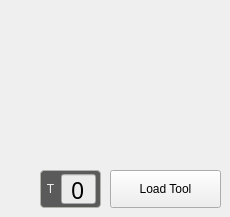
   <widget class="QWidget" name="page_noToolLoaded">
    <widget class="QLabel" name="label">
     <property name="geometry">
      <rect>
       <x>30</x>
       <y>-1</y>
       <width>190</width>
       <height>81</height>
      </rect>
     </property>
     <property name="text">
      <string/>
     </property>
     <property name="pixmap">
      <pixmap resource="../resources.qrc">:/images/no_tool.png</pixmap>
     </property>
     <property name="scaledContents">
      <bool>true</bool>
     </property>
    </widget>
    <widget class="QFrame" name="frame_28">
     <property name="geometry">
      <rect>
       <x>40</x>
       <y>170</y>
       <width>61</width>
       <height>38</height>
      </rect>
     </property>
     <property name="sizePolicy">
      <sizepolicy hsizetype="Fixed" vsizetype="Fixed">
       <horstretch>0</horstretch>
       <verstretch>0</verstretch>
      </sizepolicy>
     </property>
     <property name="minimumSize">
      <size>
       <width>0</width>
       <height>38</height>
      </size>
     </property>
     <property name="maximumSize">
      <size>
       <width>68</width>
       <height>38</height>
      </size>
     </property>
     <property name="styleSheet">
      <string notr="true">.QFrame{
    border-style: solid;
    border-color: rgb(176, 179,172);
    border-width: 1px;
    border-radius: 4px;
    background-color: rgb(90, 90, 90);
    padding: -5px;
}</string>
     </property>
     <property name="frameShape">
      <enum>QFrame::StyledPanel</enum>
     </property>
     <property name="frameShadow">
      <enum>QFrame::Raised</enum>
     </property>
     <layout class="QHBoxLayout" name="horizontalLayout_106">
      <property name="spacing">
       <number>0</number>
      </property>
      <property name="leftMargin">
       <number>0</number>
      </property>
      <property name="topMargin">
       <number>0</number>
      </property>
      <property name="rightMargin">
       <number>1</number>
      </property>
      <property name="bottomMargin">
       <number>0</number>
      </property>
      <item>
       <widget class="QLabel" name="ref_coilumn_header_4">
        <property name="sizePolicy">
         <sizepolicy hsizetype="Fixed" vsizetype="Fixed">
          <horstretch>0</horstretch>
          <verstretch>0</verstretch>
         </sizepolicy>
        </property>
        <property name="minimumSize">
         <size>
          <width>15</width>
          <height>36</height>
         </size>
        </property>
        <property name="maximumSize">
         <size>
          <width>15</width>
          <height>36</height>
         </size>
        </property>
        <property name="styleSheet">
         <string notr="true">QLabel{
    color: rgb(238, 238, 236);
	font: 17pt &quot;Bebas Kai&quot;;
}</string>
        </property>
        <property name="text">
         <string>T</string>
        </property>
        <property name="alignment">
         <set>Qt::AlignCenter</set>
        </property>
        <property name="indent">
         <number>0</number>
        </property>
       </widget>
      </item>
      <item>
       <widget class="VCPLineEdit" name="toolNumberInput">
        <property name="sizePolicy">
         <sizepolicy hsizetype="Fixed" vsizetype="Fixed">
          <horstretch>0</horstretch>
          <verstretch>0</verstretch>
         </sizepolicy>
        </property>
        <property name="minimumSize">
         <size>
          <width>35</width>
          <height>30</height>
         </size>
        </property>
        <property name="maximumSize">
         <size>
          <width>35</width>
          <height>30</height>
         </size>
        </property>
        <property name="palette">
         <palette>
          <active>
           <colorrole role="WindowText">
            <brush brushstyle="SolidPattern">
             <color alpha="255">
              <red>0</red>
              <green>0</green>
              <blue>0</blue>
             </color>
            </brush>
           </colorrole>
           <colorrole role="Button">
            <brush brushstyle="SolidPattern">
             <color alpha="255">
              <red>235</red>
              <green>235</green>
              <blue>235</blue>
             </color>
            </brush>
           </colorrole>
           <colorrole role="Text">
            <brush brushstyle="SolidPattern">
             <color alpha="255">
              <red>0</red>
              <green>0</green>
              <blue>0</blue>
             </color>
            </brush>
           </colorrole>
           <colorrole role="ButtonText">
            <brush brushstyle="SolidPattern">
             <color alpha="255">
              <red>0</red>
              <green>0</green>
              <blue>0</blue>
             </color>
            </brush>
           </colorrole>
           <colorrole role="Base">
            <brush brushstyle="SolidPattern">
             <color alpha="255">
              <red>235</red>
              <green>235</green>
              <blue>235</blue>
             </color>
            </brush>
           </colorrole>
           <colorrole role="Window">
            <brush brushstyle="SolidPattern">
             <color alpha="255">
              <red>235</red>
              <green>235</green>
              <blue>235</blue>
             </color>
            </brush>
           </colorrole>
           <colorrole role="Highlight">
            <brush brushstyle="SolidPattern">
             <color alpha="255">
              <red>65</red>
              <green>84</green>
              <blue>255</blue>
             </color>
            </brush>
           </colorrole>
           <colorrole role="HighlightedText">
            <brush brushstyle="SolidPattern">
             <color alpha="255">
              <red>255</red>
              <green>255</green>
              <blue>255</blue>
             </color>
            </brush>
           </colorrole>
          </active>
          <inactive>
           <colorrole role="WindowText">
            <brush brushstyle="SolidPattern">
             <color alpha="255">
              <red>0</red>
              <green>0</green>
              <blue>0</blue>
             </color>
            </brush>
           </colorrole>
           <colorrole role="Button">
            <brush brushstyle="SolidPattern">
             <color alpha="255">
              <red>235</red>
              <green>235</green>
              <blue>235</blue>
             </color>
            </brush>
           </colorrole>
           <colorrole role="Text">
            <brush brushstyle="SolidPattern">
             <color alpha="255">
              <red>0</red>
              <green>0</green>
              <blue>0</blue>
             </color>
            </brush>
           </colorrole>
           <colorrole role="ButtonText">
            <brush brushstyle="SolidPattern">
             <color alpha="255">
              <red>0</red>
              <green>0</green>
              <blue>0</blue>
             </color>
            </brush>
           </colorrole>
           <colorrole role="Base">
            <brush brushstyle="SolidPattern">
             <color alpha="255">
              <red>235</red>
              <green>235</green>
              <blue>235</blue>
             </color>
            </brush>
           </colorrole>
           <colorrole role="Window">
            <brush brushstyle="SolidPattern">
             <color alpha="255">
              <red>235</red>
              <green>235</green>
              <blue>235</blue>
             </color>
            </brush>
           </colorrole>
           <colorrole role="Highlight">
            <brush brushstyle="SolidPattern">
             <color alpha="255">
              <red>65</red>
              <green>84</green>
              <blue>255</blue>
             </color>
            </brush>
           </colorrole>
           <colorrole role="HighlightedText">
            <brush brushstyle="SolidPattern">
             <color alpha="255">
              <red>255</red>
              <green>255</green>
              <blue>255</blue>
             </color>
            </brush>
           </colorrole>
          </inactive>
          <disabled>
           <colorrole role="WindowText">
            <brush brushstyle="SolidPattern">
             <color alpha="255">
              <red>0</red>
              <green>0</green>
              <blue>0</blue>
             </color>
            </brush>
           </colorrole>
           <colorrole role="Button">
            <brush brushstyle="SolidPattern">
             <color alpha="255">
              <red>235</red>
              <green>235</green>
              <blue>235</blue>
             </color>
            </brush>
           </colorrole>
           <colorrole role="Text">
            <brush brushstyle="SolidPattern">
             <color alpha="255">
              <red>0</red>
              <green>0</green>
              <blue>0</blue>
             </color>
            </brush>
           </colorrole>
           <colorrole role="ButtonText">
            <brush brushstyle="SolidPattern">
             <color alpha="255">
              <red>0</red>
              <green>0</green>
              <blue>0</blue>
             </color>
            </brush>
           </colorrole>
           <colorrole role="Base">
            <brush brushstyle="SolidPattern">
             <color alpha="255">
              <red>235</red>
              <green>235</green>
              <blue>235</blue>
             </color>
            </brush>
           </colorrole>
           <colorrole role="Window">
            <brush brushstyle="SolidPattern">
             <color alpha="255">
              <red>235</red>
              <green>235</green>
              <blue>235</blue>
             </color>
            </brush>
           </colorrole>
           <colorrole role="Highlight">
            <brush brushstyle="SolidPattern">
             <color alpha="255">
              <red>65</red>
              <green>84</green>
              <blue>255</blue>
             </color>
            </brush>
           </colorrole>
           <colorrole role="HighlightedText">
            <brush brushstyle="SolidPattern">
             <color alpha="255">
              <red>255</red>
              <green>255</green>
              <blue>255</blue>
             </color>
            </brush>
           </colorrole>
          </disabled>
         </palette>
        </property>
        <property name="font">
         <font>
          <family>Bebas Kai</family>
          <pointsize>17</pointsize>
          <weight>50</weight>
          <italic>false</italic>
          <bold>false</bold>
         </font>
        </property>
        <property name="focusPolicy">
         <enum>Qt::ClickFocus</enum>
        </property>
        <property name="contextMenuPolicy">
         <enum>Qt::NoContextMenu</enum>
        </property>
        <property name="styleSheet">
         <string notr="true">VCPLineEdit{
    border-style: transparant;
    border-color: rgb(235, 235, 235);
    border-width: 1px;
    border-radius: 2px;
    color: black;
    background: rgb(235, 235, 235);
    font: 17pt &quot;Bebas Kai&quot;;
}</string>
        </property>
        <property name="text">
         <string>0</string>
        </property>
        <property name="maxLength">
         <number>3</number>
        </property>
        <property name="frame">
         <bool>true</bool>
        </property>
        <property name="alignment">
         <set>Qt::AlignCenter</set>
        </property>
        <property name="rules" stdset="0">
         <string>[{&quot;channels&quot;: [{&quot;url&quot;: &quot;tooltable:current_tool?tool_number&quot;, &quot;trigger&quot;: true}], &quot;property&quot;: &quot;Text&quot;, &quot;expression&quot;: &quot;str(ch[0])&quot;, &quot;name&quot;: &quot;update tool num&quot;}, {&quot;channels&quot;: [{&quot;url&quot;: &quot;status:task_state?text&quot;, &quot;trigger&quot;: true}, {&quot;url&quot;: &quot;status:interp_state?text&quot;, &quot;trigger&quot;: true}], &quot;property&quot;: &quot;Enable&quot;, &quot;expression&quot;: &quot;ch[0] == 'On' and ch[1] == 'Idle'&quot;, &quot;name&quot;: &quot;enable/disable&quot;}]</string>
        </property>
       </widget>
      </item>
     </layout>
    </widget>
    <widget class="QPushButton" name="loadToolBtn">
     <property name="geometry">
      <rect>
       <x>110</x>
       <y>170</y>
       <width>111</width>
       <height>38</height>
      </rect>
     </property>
     <property name="text">
      <string>Load Tool</string>
     </property>
    </widget>
   </widget>
